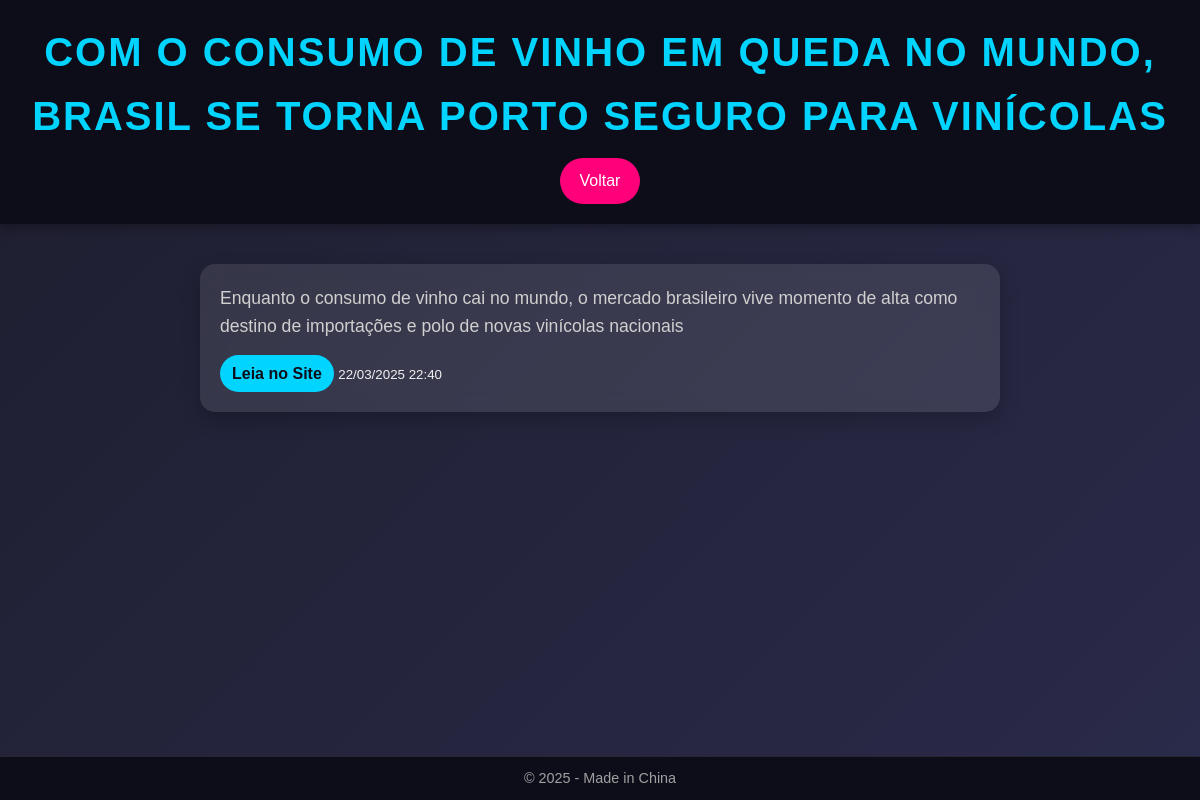
The page /noticia/905 on the database its author committed.
### app/models.py (models this page shows)
class Noticia(db.Model):
    __tablename__ = 'Noticia'
    id = db.Column(db.Integer, primary_key=True)
    titulo = db.Column(db.String(200), nullable=False)
    conteudo = db.Column(db.Text, nullable=False)
    url = db.Column(db.String(500), unique=True, nullable=False)
    data_publicacao = db.Column(db.DateTime, nullable=False)
    resumo = db.Column(db.Text)

### app/routes.py (the view)
@bp.route('/noticia/<int:id>')
def noticia_detalhe(id):
    noticia = Noticia.query.get_or_404(id)
    return render_template('noticia.html', noticia=noticia)

### app/templates/noticia.html (shortened to what this page needs)
<!DOCTYPE html>
<html lang="pt-br">
<head>
    <link rel="stylesheet" href="{{ url_for('static', filename='styles.css') }}">
</head>
<body>
    <header>
        <h1>{{ noticia.titulo }}</h1>
        <a href="/" class="btn-voltar">Voltar</a>
    </header>
    <main>
        <section class="noticia-detalhe">
            <p>{{ noticia.conteudo }}</p>
            <a href="{{ noticia.url }}" target="_blank" class="btn-leia-mais">Leia no Site</a>
            <small>{{ noticia.data_publicacao.strftime('%d/%m/%Y %H:%M') }}</small>
        </section>
    </main>
    <footer>
        <p>© 2025 - Made in China</p>
    </footer>
</body>
</html>

### app/static/styles.css (style rules this page uses)
* { margin: 0; padding: 0; box-sizing: border-box; font-family: 'Arial', sans-serif; }
body { background: linear-gradient(135deg, #1e1e2f 0%, #2a2a4a 100%); color: #f0f0f0; line-height: 1.6; min-height: 100vh; display: flex; flex-direction: column; }
header { background: #0d0d1a; padding: 20px; text-align: center; box-shadow: 0 4px 10px rgba(0, 0, 0, 0.3); }
header h1 { font-size: 2.5em; color: #00d4ff; text-transform: uppercase; letter-spacing: 2px; }
.btn-atualizar, .btn-voltar { display: inline-block; margin-top: 10px; padding: 10px 20px; background: #ff007a; color: #fff; text-decoration: none; border-radius: 25px; transition: transform 0.3s, background 0.3s; }
main { flex: 1; padding: 20px; }
.btn-leia-mais { display: inline-block; padding: 6px 12px; background: #00d4ff; color: #0d0d1a; text-decoration: none; border-radius: 20px; font-weight: bold; transition: background 0.3s; align-self: flex-start; }
.noticia-detalhe { max-width: 800px; margin: 20px auto; padding: 20px; background: rgba(255, 255, 255, 0.1); border-radius: 15px; backdrop-filter: blur(10px); box-shadow: 0 8px 20px rgba(0, 0, 0, 0.2); }
.noticia-detalhe p { font-size: 1.1em; color: #d0d0d0; margin-bottom: 15px; }
footer { background: #0d0d1a; padding: 10px; text-align: center; font-size: 0.9em; color: #a0a0a0; border-top: 1px solid rgba(255, 255, 255, 0.1); }

### rows shown on the page
Noticia: titulo "COM O CONSUMO DE VINHO EM QUEDA NO MUNDO, BRASIL SE TORNA PORTO SEGURO PARA VINÍCOLAS", conteudo "Enquanto o consumo de vinho cai no mundo, o mercado brasileiro vive momento de alta como destino de importações e polo de novas vinícolas nacionais", data_publicacao "22/03/2025 22:40"
